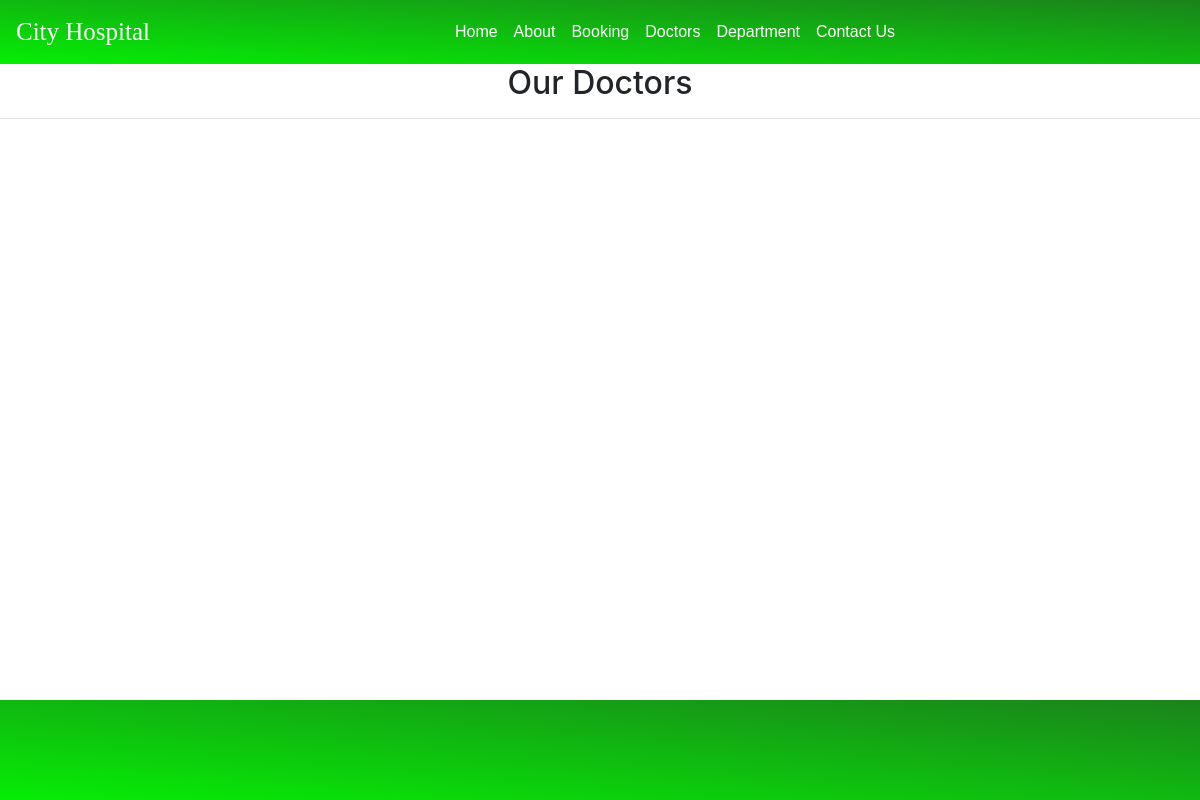
/doctors, run on an earlier commit of the app's database.
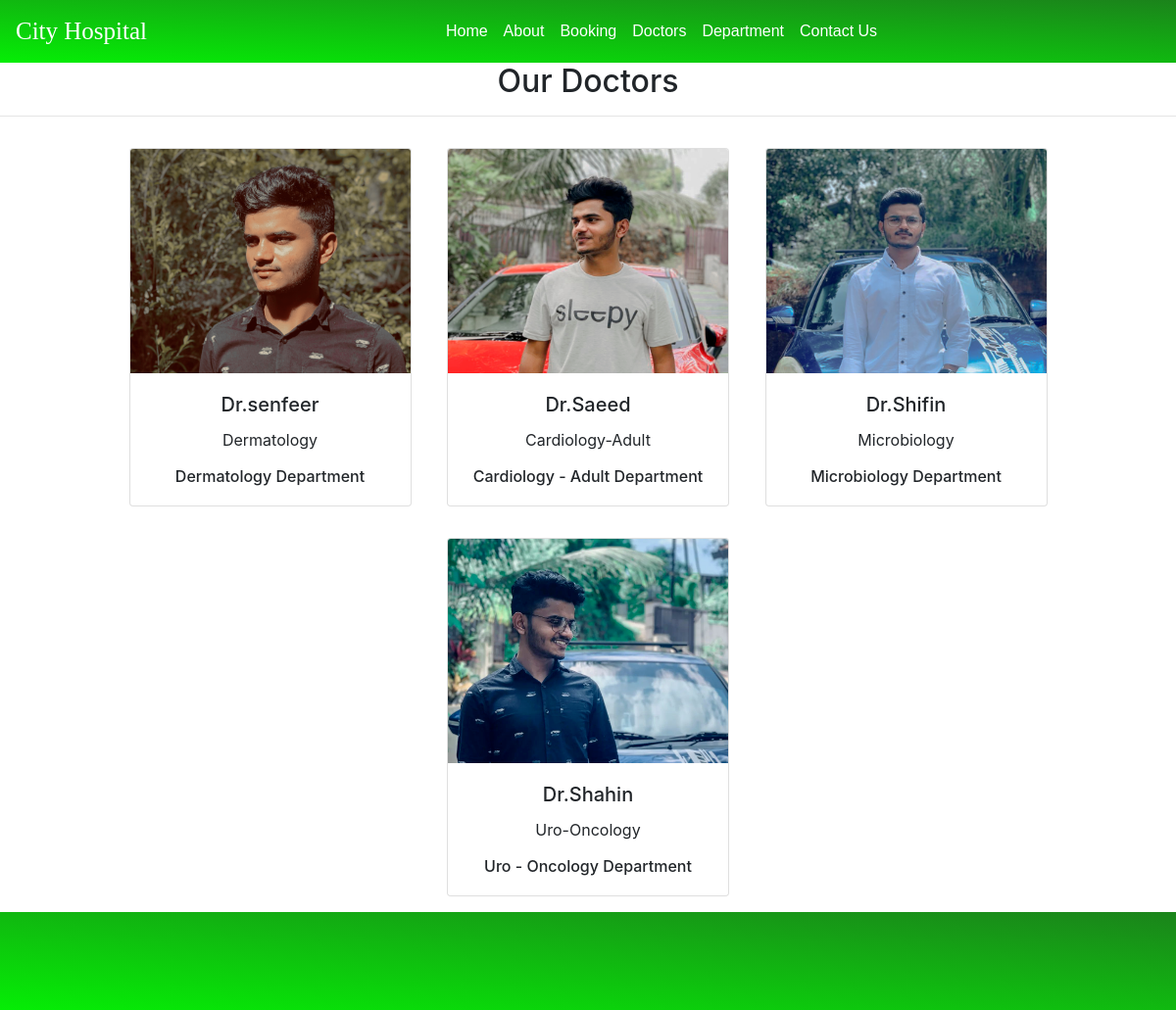
And on a later commit of the database.
### home/models.py (models this page shows, shortened)
class Doctors(models.Model):
    doc_name = models.CharField(max_length=225)
    doc_spec = models.CharField(max_length=255)
    dep_name = models.ForeignKey(Departments, on_delete= models.CASCADE)
    doc_image = models.ImageField( upload_to='doctors')

class Departments(models.Model):
    dep_name = models.CharField(max_length=100)
    dep_description = models.TextField()
    def __str__(self) :
        return self.dep_name

### home/views.py (the view)
# urls.py: path('doctors', views.doctors, name ='doctors'),
def doctors(request):
    dict_docs = {
        'doctors': Doctors.objects.all()
    }
    return render(request,'doctors.html' , dict_docs)

### Templates/doctors.html (shortened to what this page needs)
{% extends 'base.html' %}
{% block contant %}
<h2 class="text-center">Our Doctors</h2>
<hr>
<div class="container text-center">
    {% for d in doctors %}
        <div class="card text-center m-3" style="width: 18rem; display:inline-block;">
            <img src="{{d.doc_image.url}}" class="card-img-top" alt="...">
            <div class="card-body">
                <h5 class="card-title">Dr.{{d.doc_name}}</h5>
                <p class="card-text">{{d.doc_spec}}</p>
                <h6 class="card-text">{{d.dep_name}} Department</h6>
             </div>
        </div>
    {% endfor %}
</div>
{% endblock  %}

### Templates/base.html (shortened to what this page needs)
{% load static %}
<!DOCTYPE html>
<html>
    <head>
        <link rel="stylesheet" href="">
        <link rel="stylesheet" href="https://cdn.jsdelivr.net/npm/bootstrap@4.6.2/dist/css/bootstrap.min.css">
        <link rel="stylesheet" href="{% static '/css/style.css' %}">
        <link rel="stylesheet" href="https://cdnjs.cloudflare.com/ajax/libs/font-awesome/6.2.1/css/all.min.css" />
    </head>
    <body>
        <nav class="navbar navbar-expand-lg  ">
            <a class="navbar-brand text-white"  href="#">City Hospital</a>
            <div class="collapse navbar-collapse justify-content-center" id="navbarNav">
                <ul class="navbar-nav">
                    <li class="nav-item">
                        <a class="nav-link text-white" href="{% url 'home' %}">Home<span class="sr-only">(current)</span></a>
                    </li>
                    <li class="nav-item">
                        <a class="nav-link text-white" href="{% url 'about' %}">About</a>
                    </li>
                    <li class="nav-item">
                        <a class="nav-link text-white" href="{% url 'booking' %}">Booking</a>
                    </li>
                    <li class="nav-item">
                        <a class="nav-link text-white" href="{% url 'doctors' %}">Doctors</a>
                    </li>
                    <li class="nav-item">
                        <a class="nav-link text-white" href="{% url 'department' %}">Department</a>
                    </li>
                    <li class="nav-item">
                        <a class="nav-link text-white" href="{% url 'contact' %}">Contact Us</a>
                    </li>
                </ul>
            </div>
        </nav>
        {% block contant %}
        {% endblock %}
        <div class="row footer">
            <div class="col-6"></div>
            <div class="col-6"></div>
        </div>
    </body>
</html>

### static/css/style.css (style rules this page uses)
body { position: relative; padding-bottom: 100px; }
nav { background-image: linear-gradient(to top right,rgb(5, 238, 5),rgb(27, 131, 27)); }
.navbar-brand { font-size: 25px; font-family: Georgia, 'Times New Roman', Times, serif; }
.nav-link { font-family: sans-serif; }
.footer { height: 100px; background-image:linear-gradient(to top right,rgb(5, 238, 5),rgb(27, 131, 27)); position: fixed; bottom: 0; left: 0; right: 0; }

What changed in the data, as far as the page shows it:
added Doctors: doc_image (picture), doc_name "senfeer", doc_spec "Dermatology", dep_name "Dermatology"
added Doctors: doc_image (picture), doc_name "Saeed", doc_spec "Cardiology-Adult", dep_name "Cardiology - Adult"
added Doctors: doc_image (picture), doc_name "Shifin", doc_spec "Microbiology", dep_name "Microbiology"
added Doctors: doc_image (picture), doc_name "Shahin", doc_spec "Uro-Oncology", dep_name "Uro - Oncology"
